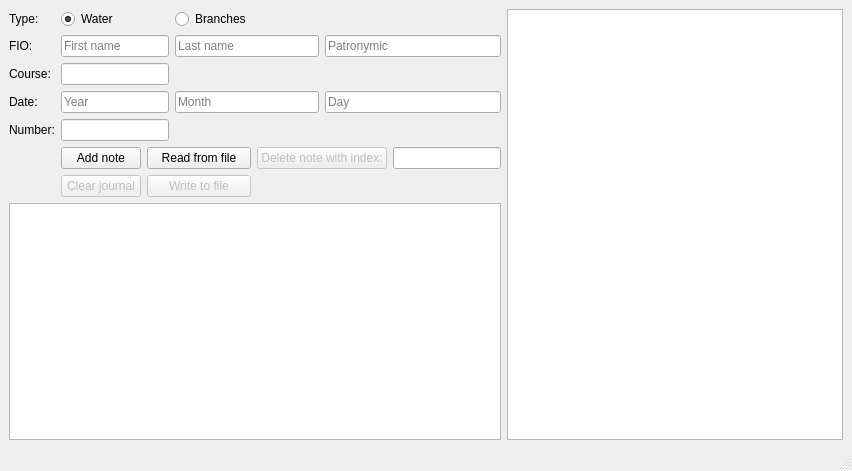
<?xml version="1.0" encoding="UTF-8"?>
<ui version="4.0">
 <class>MainWindow</class>
 <widget class="QMainWindow" name="MainWindow">
  <property name="enabled">
   <bool>true</bool>
  </property>
  <property name="geometry">
   <rect>
    <x>0</x>
    <y>0</y>
    <width>852</width>
    <height>471</height>
   </rect>
  </property>
  <property name="mouseTracking">
   <bool>false</bool>
  </property>
  <property name="tabletTracking">
   <bool>true</bool>
  </property>
  <property name="windowTitle">
   <string>MainWindow</string>
  </property>
  <widget class="QWidget" name="centralwidget">
   <property name="sizePolicy">
    <sizepolicy hsizetype="Minimum" vsizetype="Minimum">
     <horstretch>0</horstretch>
     <verstretch>0</verstretch>
    </sizepolicy>
   </property>
   <layout class="QHBoxLayout" name="horizontalLayout">
    <item>
     <layout class="QVBoxLayout" name="verticalLayout">
      <item>
       <layout class="QGridLayout" name="gridLayout">
        <item row="0" column="0">
         <widget class="QLabel" name="label">
          <property name="text">
           <string>Type:</string>
          </property>
         </widget>
        </item>
        <item row="0" column="1">
         <widget class="QRadioButton" name="radioButtonWater">
          <property name="text">
           <string>Water</string>
          </property>
          <property name="checked">
           <bool>true</bool>
          </property>
         </widget>
        </item>
        <item row="0" column="3">
         <widget class="QRadioButton" name="radioButtonBranches">
          <property name="text">
           <string>Branches</string>
          </property>
         </widget>
        </item>
        <item row="1" column="0">
         <widget class="QLabel" name="label_2">
          <property name="text">
           <string>FIO:</string>
          </property>
         </widget>
        </item>
        <item row="1" column="1" colspan="2">
         <widget class="QLineEdit" name="lineFirstName">
          <property name="enabled">
           <bool>true</bool>
          </property>
          <property name="text">
           <string/>
          </property>
          <property name="echoMode">
           <enum>QLineEdit::Normal</enum>
          </property>
          <property name="placeholderText">
           <string>First name</string>
          </property>
         </widget>
        </item>
        <item row="1" column="3" colspan="2">
         <widget class="QLineEdit" name="lineLastName">
          <property name="enabled">
           <bool>true</bool>
          </property>
          <property name="placeholderText">
           <string>Last name</string>
          </property>
         </widget>
        </item>
        <item row="1" column="5" colspan="2">
         <widget class="QLineEdit" name="linePatronymic">
          <property name="placeholderText">
           <string>Patronymic</string>
          </property>
         </widget>
        </item>
        <item row="2" column="0">
         <widget class="QLabel" name="label_3">
          <property name="text">
           <string>Course:</string>
          </property>
         </widget>
        </item>
        <item row="2" column="1" colspan="2">
         <widget class="QLineEdit" name="lineCourse"/>
        </item>
        <item row="3" column="0">
         <widget class="QLabel" name="label_4">
          <property name="text">
           <string>Date:</string>
          </property>
         </widget>
        </item>
        <item row="3" column="1" colspan="2">
         <widget class="QLineEdit" name="lineYear">
          <property name="inputMask">
           <string/>
          </property>
          <property name="text">
           <string/>
          </property>
          <property name="placeholderText">
           <string>Year</string>
          </property>
         </widget>
        </item>
        <item row="3" column="3" colspan="2">
         <widget class="QLineEdit" name="lineMonth">
          <property name="placeholderText">
           <string>Month</string>
          </property>
         </widget>
        </item>
        <item row="3" column="5" colspan="2">
         <widget class="QLineEdit" name="lineDay">
          <property name="placeholderText">
           <string>Day</string>
          </property>
         </widget>
        </item>
        <item row="4" column="0">
         <widget class="QLabel" name="label_5">
          <property name="text">
           <string>Number:</string>
          </property>
         </widget>
        </item>
        <item row="4" column="1" colspan="2">
         <widget class="QLineEdit" name="lineNumber"/>
        </item>
        <item row="5" column="1">
         <widget class="QPushButton" name="pushButtonAdd">
          <property name="enabled">
           <bool>true</bool>
          </property>
          <property name="text">
           <string>Add note</string>
          </property>
         </widget>
        </item>
        <item row="5" column="2" colspan="2">
         <widget class="QPushButton" name="pushButtonRead">
          <property name="text">
           <string>Read from file</string>
          </property>
         </widget>
        </item>
        <item row="5" column="4" colspan="2">
         <widget class="QPushButton" name="pushButtonErase">
          <property name="enabled">
           <bool>false</bool>
          </property>
          <property name="text">
           <string>Delete note with index:</string>
          </property>
         </widget>
        </item>
        <item row="5" column="6">
         <widget class="QLineEdit" name="lineErase"/>
        </item>
        <item row="6" column="1">
         <widget class="QPushButton" name="pushButtonClear">
          <property name="enabled">
           <bool>false</bool>
          </property>
          <property name="text">
           <string>Clear journal</string>
          </property>
         </widget>
        </item>
        <item row="6" column="2" colspan="2">
         <widget class="QPushButton" name="pushButtonWrite">
          <property name="enabled">
           <bool>false</bool>
          </property>
          <property name="text">
           <string>Write to file</string>
          </property>
         </widget>
        </item>
       </layout>
      </item>
      <item>
       <widget class="QTextEdit" name="textEdit"/>
      </item>
     </layout>
    </item>
    <item>
     <widget class="QTextEdit" name="journalElements"/>
    </item>
   </layout>
  </widget>
  <widget class="QMenuBar" name="menubar">
   <property name="geometry">
    <rect>
     <x>0</x>
     <y>0</y>
     <width>852</width>
     <height>26</height>
    </rect>
   </property>
  </widget>
  <widget class="QStatusBar" name="statusbar"/>
 </widget>
 <resources/>
 <connections/>
</ui>
